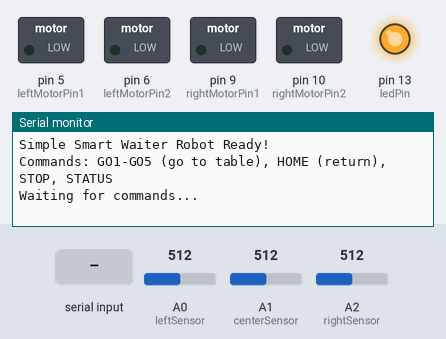
A sketch run on a simulated Arduino Uno, built with avr-gcc and run on an emulated ATmega328P. Shown: switched loads named in the sketch (green lamp = pin HIGH), output pins drawn as LEDs (lit = HIGH), the last lines printed to the serial monitor. The test bench sets the inputs (shaded band); at power-on: A0 (leftSensor) = 512, A1 (centerSensor) = 512, A2 (rightSensor) = 512.

Above: at 1.2 s.
1.3 s: "GO\n" received over Serial
At 2.5 s:
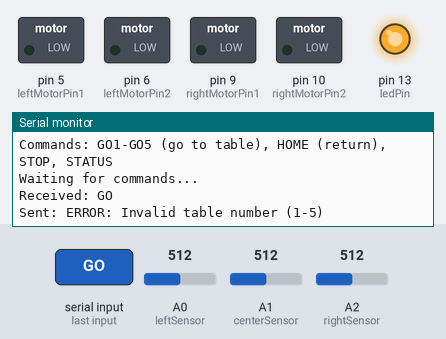
2.8 s: "HOME\n" received over the second serial link
At 4.0 s:
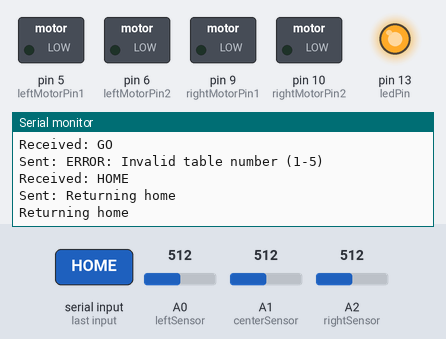
4.3 s: "STOP\n" received over Serial
At 4.8 s:
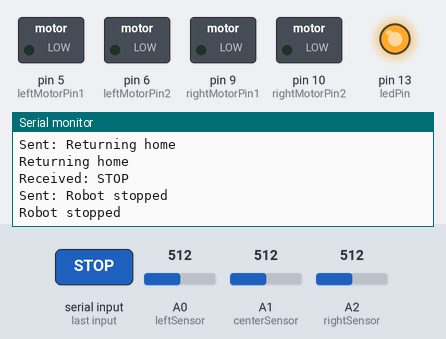
5.8 s: "STATUS\n" received over the second serial link
At 6.5 s:
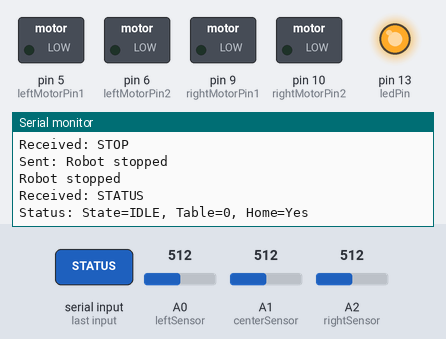
7.3 s: "90,45\n" received over Serial
At 7.8 s:
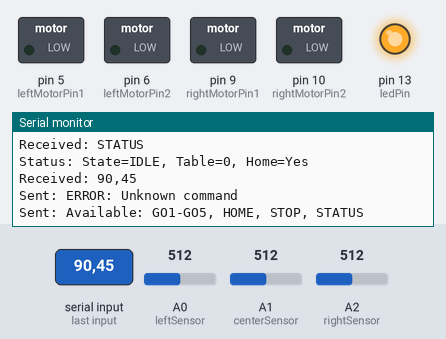
8.8 s: "5\n" received over the second serial link
At 9.7 s:
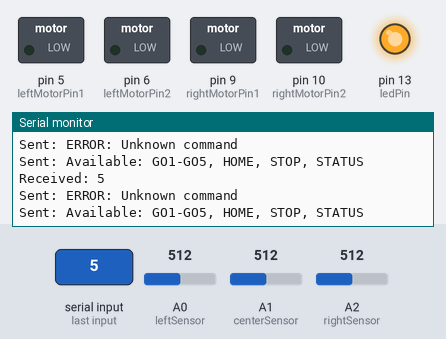

The sketch:

smart_waiter_robot_simple.ino
```cpp
// Smart Waiter Robot - Simple Version (No External Libraries)
// This version uses only built-in Arduino libraries for easy testing

// Include Arduino headers (use local stubs for VS Code IntelliSense)
#ifdef __INTELLISENSE__
#include ".vscode/Arduino.h"
#include ".vscode/SoftwareSerial.h"
#else
#include <SoftwareSerial.h>
#endif

// Bluetooth Serial object
SoftwareSerial bluetooth(2, 3); // RX, TX pins

// Motor pins (Arduino Uno compatible PWM pins)
const int leftMotorPin1 = 5;   // PWM pin
const int leftMotorPin2 = 6;   // PWM pin
const int rightMotorPin1 = 9;  // PWM pin
const int rightMotorPin2 = 10; // PWM pin
const int motorSpeed = 200;    // PWM speed (0-255)

// Line following sensor pins
const int leftSensor = A0;     // Analog pin A0
const int centerSensor = A1;   // Analog pin A1
const int rightSensor = A2;    // Analog pin A2

// LED indicator
const int ledPin = 13;         // Built-in LED

// Robot states
enum RobotState {
  IDLE,
  GOING_TO_TABLE,
  AT_TABLE,
  RETURNING_HOME
};

RobotState currentState = IDLE;
int targetTable = 0;
int currentTable = 0;
bool isAtHome = true;

// Simple table timing (in milliseconds)
int tableDistances[] = {0, 3000, 5000, 7000, 9000, 11000}; // Tables 0-5
unsigned long journeyStartTime = 0;

void setup() {
  Serial.begin(9600);

  // Initialize Bluetooth
  bluetooth.begin(9600);
  Serial.println("Simple Smart Waiter Robot Ready!");
  Serial.println("Commands: GO1-GO5 (go to table), HOME (return), STOP, STATUS");

  // Initialize motor pins
  pinMode(leftMotorPin1, OUTPUT);
  pinMode(leftMotorPin2, OUTPUT);
  pinMode(rightMotorPin1, OUTPUT);
  pinMode(rightMotorPin2, OUTPUT);

  // Initialize sensor pins (analog, no pinMode needed)

  // Initialize LED
  pinMode(ledPin, OUTPUT);
  digitalWrite(ledPin, HIGH); // Robot ready indicator

  Serial.println("Waiting for commands...");
}

void loop() {
  // Check for commands from Bluetooth or Serial
  if (bluetooth.available()) {
    String command = bluetooth.readStringUntil('\n');
    command.trim();
    processSimpleCommand(command);
  }

  if (Serial.available()) {
    String command = Serial.readStringUntil('\n');
    command.trim();
    processSimpleCommand(command);
  }

  // Execute current state behavior
  switch (currentState) {
    case IDLE:
      stopMotors();
      digitalWrite(ledPin, HIGH);
      break;

    case GOING_TO_TABLE:
      followLine();
      checkTableArrival();
      break;

    case AT_TABLE:
      stopMotors();
      blinkLED(); // Indicate arrived at table
      break;

    case RETURNING_HOME:
      followLine();
      checkHomeArrival();
      break;
  }

  delay(50);
}

void processSimpleCommand(String command) {
  command.toUpperCase(); // Make case insensitive
  Serial.print("Received: ");
  Serial.println(command);

  if (command.startsWith("GO")) {
    // Extract table number (GO1, GO2, etc.)
    int tableNum = command.substring(2).toInt();
    if (tableNum >= 1 && tableNum <= 5) {
      goToTable(tableNum);
    } else {
      sendResponse("ERROR: Invalid table number (1-5)");
    }
  }
  else if (command.equals("HOME")) {
    returnHome();
  }
  else if (command.equals("STOP")) {
    stopRobot();
  }
  else if (command.equals("STATUS")) {
    sendStatus();
  }
  else {
    sendResponse("ERROR: Unknown command");
    sendResponse("Available: GO1-GO5, HOME, STOP, STATUS");
  }
}

void goToTable(int tableNumber) {
  targetTable = tableNumber;
  currentState = GOING_TO_TABLE;
  isAtHome = false;
  journeyStartTime = millis();

  Serial.print("Moving to table ");
  Serial.println(tableNumber);

  bluetooth.print("Moving to table ");
  bluetooth.println(tableNumber);
}

void returnHome() {
  currentState = RETURNING_HOME;
  targetTable = 0;
  journeyStartTime = millis();

  sendResponse("Returning home");
  Serial.println("Returning home");
}

void stopRobot() {
  currentState = IDLE;
  stopMotors();

  sendResponse("Robot stopped");
  Serial.println("Robot stopped");
}

void sendStatus() {
  String state = getStateString();

  Serial.print("Status: State=");
  Serial.print(state);
  Serial.print(", Table=");
  Serial.print(currentTable);
  Serial.print(", Home=");
  Serial.println(isAtHome ? "Yes" : "No");

  bluetooth.print("State: ");
  bluetooth.print(state);
  bluetooth.print(", Table: ");
  bluetooth.print(currentTable);
  bluetooth.print(", Home: ");
  bluetooth.println(isAtHome ? "Yes" : "No");
}

void sendResponse(String message) {
  bluetooth.println(message);
  Serial.print("Sent: ");
  Serial.println(message);
}

String getStateString() {
  switch (currentState) {
    case IDLE: return "IDLE";
    case GOING_TO_TABLE: return "MOVING";
    case AT_TABLE: return "AT_TABLE";
    case RETURNING_HOME: return "RETURNING";
    default: return "UNKNOWN";
  }
}

void followLine() {
  // Read analog sensor values
  int leftVal = analogRead(leftSensor);
  int centerVal = analogRead(centerSensor);
  int rightVal = analogRead(rightSensor);

  // Simple threshold (adjust based on your sensors)
  int threshold = 512; // Middle value for 10-bit ADC

  bool leftDetected = leftVal < threshold;
  bool centerDetected = centerVal < threshold;
  bool rightDetected = rightVal < threshold;

  // Line following logic
  if (centerDetected) {
    moveForward();
  }
  else if (leftDetected) {
    turnLeft();
  }
  else if (rightDetected) {
    turnRight();
  }
  else {
    // No line detected - stop and search
    stopMotors();
    delay(100);
    // Could add search pattern here
  }
}

void checkTableArrival() {
  if (targetTable > 0 && targetTable <= 5) {
    unsigned long travelTime = millis() - journeyStartTime;

    if (travelTime >= tableDistances[targetTable]) {
      arrivedAtTable();
    }
  }
}

void checkHomeArrival() {
  unsigned long travelTime = millis() - journeyStartTime;

  // Simple time-based home arrival
  if (travelTime >= 8000) { // 8 seconds to return home
    arrivedAtHome();
  }
}

void arrivedAtTable() {
  currentState = AT_TABLE;
  currentTable = targetTable;
  stopMotors();

  Serial.print("Arrived at table ");
  Serial.println(targetTable);

  bluetooth.print("Arrived at table ");
  bluetooth.println(targetTable);
}

void arrivedAtHome() {
  currentState = IDLE;
  isAtHome = true;
  currentTable = 0;
  stopMotors();

  sendResponse("Arrived home");
  Serial.println("Arrived home");
}

void blinkLED() {
  static unsigned long lastBlink = 0;
  static bool ledState = false;

  if (millis() - lastBlink > 500) {
    ledState = !ledState;
    digitalWrite(ledPin, ledState);
    lastBlink = millis();
  }
}

// Motor control functions
void moveForward() {
  analogWrite(leftMotorPin1, motorSpeed);
  analogWrite(leftMotorPin2, 0);
  analogWrite(rightMotorPin1, motorSpeed);
  analogWrite(rightMotorPin2, 0);
}

void moveBackward() {
  analogWrite(leftMotorPin1, 0);
  analogWrite(leftMotorPin2, motorSpeed);
  analogWrite(rightMotorPin1, 0);
  analogWrite(rightMotorPin2, motorSpeed);
}

void turnLeft() {
  analogWrite(leftMotorPin1, 0);
  analogWrite(leftMotorPin2, motorSpeed/2);
  analogWrite(rightMotorPin1, motorSpeed);
  analogWrite(rightMotorPin2, 0);
}

void turnRight() {
  analogWrite(leftMotorPin1, motorSpeed);
  analogWrite(leftMotorPin2, 0);
  analogWrite(rightMotorPin1, 0);
  analogWrite(rightMotorPin2, motorSpeed/2);
}

void stopMotors() {
  analogWrite(leftMotorPin1, 0);
  analogWrite(leftMotorPin2, 0);
  analogWrite(rightMotorPin1, 0);
  analogWrite(rightMotorPin2, 0);
}
```

Measured:
- after the input at 1.3 s, the serial monitor: prints a new line at once (image 1)
- after the input at 2.8 s, the serial monitor: prints a new line after 0.05 s (image 2)
- after the input at 4.3 s, the serial monitor: prints a new line after 0.07 s (image 3)
- after the input at 5.8 s, the serial monitor: prints a new line at once (image 4)
- after the input at 7.3 s, the serial monitor: prints a new line at once (image 5)
- after the input at 8.8 s, the serial monitor: prints a new line after 0.05 s (image 6)
